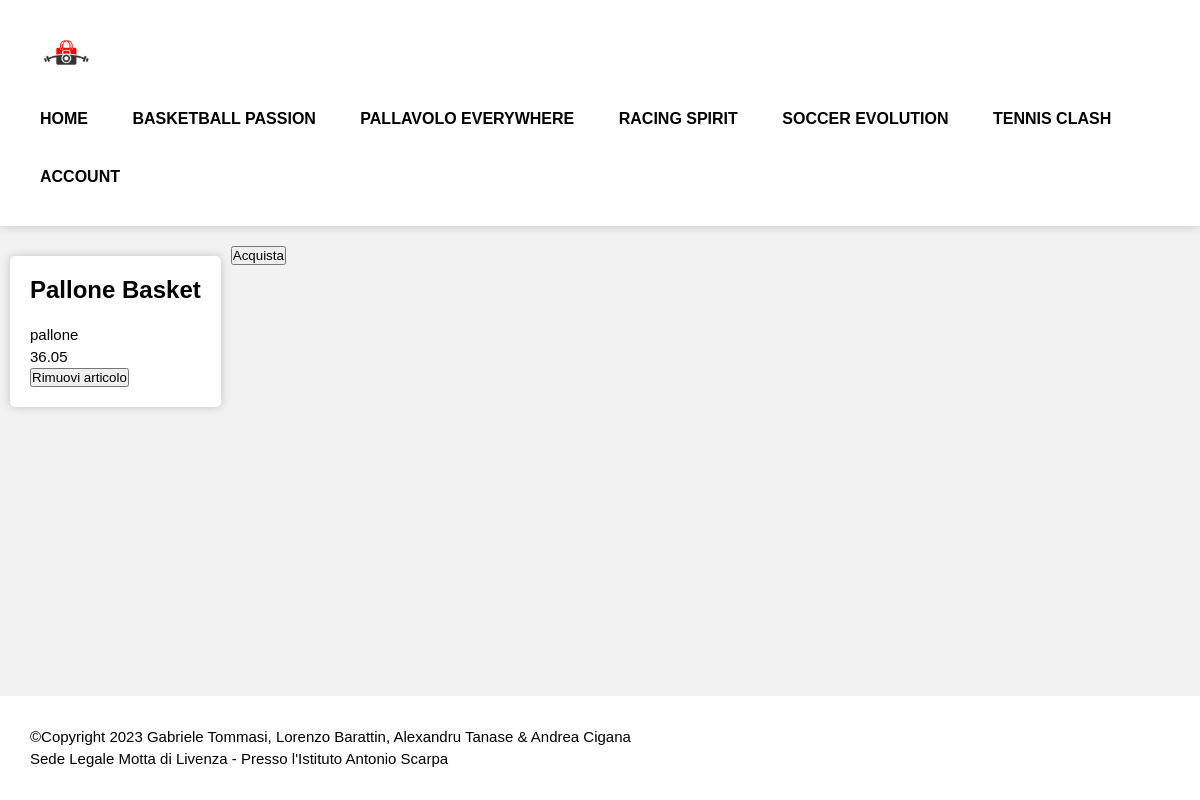
The page /web pages/shop/carrello.php?success=1 (signed in) on the database as committed earlier.
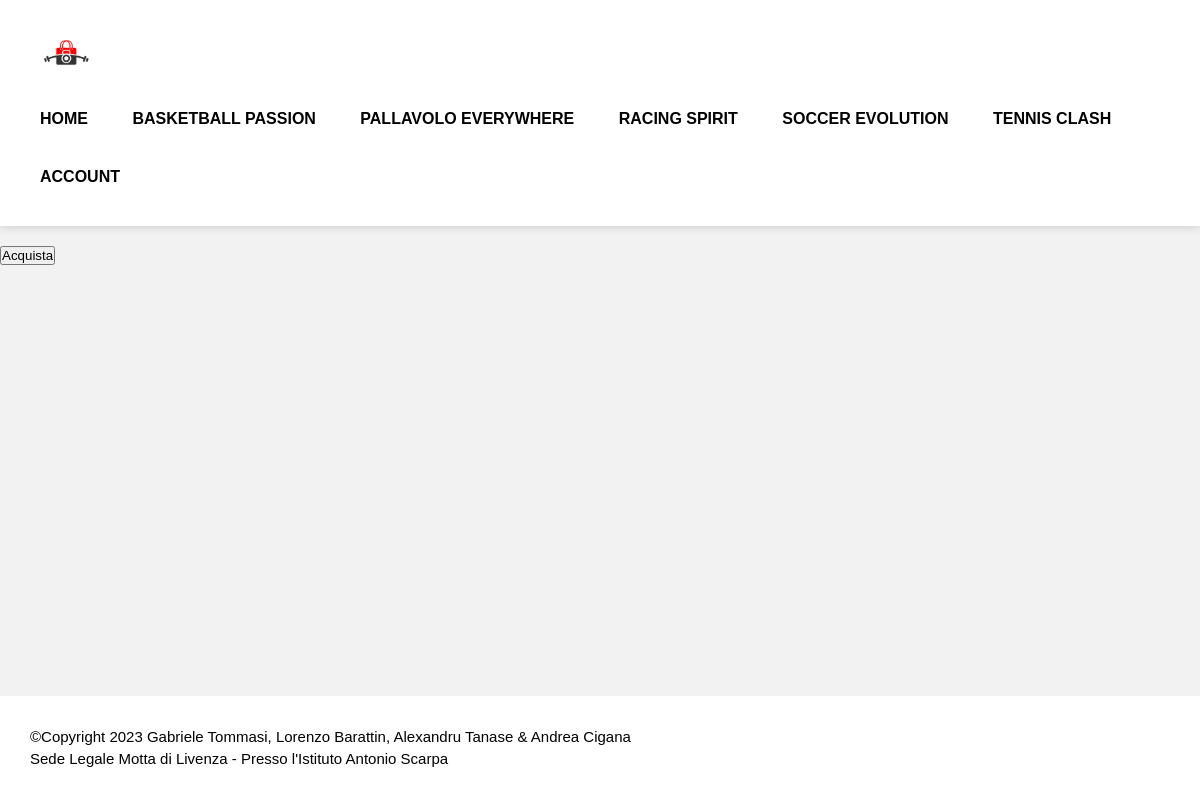
The same page on the database as committed later.
### tables this page shows
CREATE TABLE `acquistare` (
  `id_articolo` int(11) NOT NULL,
  `email_utente` varchar(100) NOT NULL,
  `data/ora_acquisto` datetime NOT NULL,
  `carrello` tinyint(1) DEFAULT NULL,
  `prezzo_pagato` double(4,2) DEFAULT NULL
);

CREATE TABLE `articolo` (
  `quantita` int(3) NOT NULL,
  `tipo_articolo` varchar(25) NOT NULL,
  `nome_articolo` varchar(45) NOT NULL,
  `prezzo_acquisto` double(4,2) NOT NULL,
  `prezzo_vendita` double(4,2) NOT NULL,
  `rincaro` int(2) DEFAULT NULL,
  `ID_articolo` int(11) NOT NULL,
  `nome_magazzino` varchar(30) NOT NULL,
  `cod_offerta` int(11) DEFAULT NULL
);

### web pages/shop/carrello.php (the view, shortened to what this page needs)
<!DOCTYPE html>
<html lang="it">
	<head>
		<link rel="stylesheet" href="../css/shop.css">
	</head>
	<body>
		<header class="header clearfix">
		<a href="" class="header__logo"><img src="../../immagini/logoNegoziSportivi.png" alt="Logo" width="50px" /></a>
			<div class="header__menu animate">
				<div class="header__menu__item"><a href="../home.php">HOME</a></div>
				<div class="header__menu__item"><a href="basketballPassion.php">BASKETBALL PASSION</a></div>
				<div class="header__menu__item"><a href="pallavoloEverywhere.php">PALLAVOLO EVERYWHERE</a></div>
				<div class="header__menu__item"><a href="racingSpirit.php">RACING SPIRIT</a></div>
				<div class="header__menu__item"><a href="soccerEvolution.php">SOCCER EVOLUTION</a></div>
				<div class="header__menu__item"><a href="tennisClash.php">TENNIS CLASH</a></div>
				<div class="header__menu__item"><a href="../account.php">ACCOUNT</a></div>
			</div>
		</header>
		<div class="container">
			<?php
				$db = new mysqli("localhost", "root", "", "accessport");
				$query = "SELECT * FROM articolo
				JOIN acquistare AS a ON a.id_articolo = articolo.ID_articolo WHERE a.email_utente LIKE '" . $_COOKIE["utente"] . "' AND a.carrello = 1;";
				$articoli = $db->query($query);
				foreach($articoli as $a) {
					?>
					<div class="articolo">
						<form action="aggiungi_rimuovi_carrello.php" method="post">
							<h3><?php echo $a["nome_articolo"]; ?></h3>
							<p><?php echo $a["tipo_articolo"]; ?></p>
							<p><?php
								$prezzo = 0;
								if($a["cod_offerta"] == NULL) {
									$prezzo = number_format(($a["prezzo_vendita"] + ($a["prezzo_vendita"]/100*$a["rincaro"])), 2, ",", ".");
									echo $prezzo;
								} else {
									$query_offerta = "SELECT * FROM offerte WHERE ID_offerta = " . $a["cod_offerta"] . " AND data_fine >= CURRENT_DATE;";
									$offerta = $db->query($query_offerta);
									if($offerta->num_rows !== 0) {
										foreach($offerta as $o) {
											echo number_format(($a["prezzo_vendita"] - ($a["prezzo_vendita"]/100*$o["percentuale_sconto"])), 2, ".", ",") . " <s>" . $a["prezzo_vendita"] . "</s><br>";
											$prezzo = number_format(($a["prezzo_vendita"] - ($a["prezzo_vendita"]/100*$o["percentuale_sconto"])), 2, ".", ",");
											echo "Questa offerta è valida fino al " . $o["data_fine"];
										}
									} else {
										$prezzo = number_format(($a["prezzo_vendita"] + ($a["prezzo_vendita"]/100*$a["rincaro"])), 2, ".", ",");
										echo $prezzo;
										$query_rimozione_offerta = "UPDATE articolo SET cod_offerta = NULL WHERE ID_articolo = " . $a["ID_articolo"] . ";";
										$db->query($query_rimozione_offerta);
									}
								}
								$query_prezzo_pagato = "UPDATE acquistare SET prezzo_pagato = '" . $prezzo . "' WHERE id_articolo = " . $a["ID_articolo"] . ";";
								$db->query($query_prezzo_pagato);
							?></p>
							<input type="submit" name="rimuovi" value="Rimuovi articolo"/>
						</form>
					</div>
					<?php
				}
			?>
			<a href="<?php echo $_SERVER['PHP_SELF']; ?>?acquista=1"><input type="button" name="acquista" value="Acquista"/></a>
		</div>
        <footer class="footer">
            <p>©Copyright 2023 Gabriele Tommasi, Lorenzo Barattin, Alexandru Tanase & Andrea Cigana</p>
            <p>Sede Legale Motta di Livenza - Presso l'Istituto Antonio Scarpa</p>
	    </footer>
	</body>
</html>

### web pages/css/shop.css (style rules this page uses)
html,body { height:100%; }
body { background: #eee; }
* { margin: 0; padding: 0; box-sizing: border-box; }
.animate { -webkit-transition: all 0.3s ease-out; transition: all 0.3s ease-out; }
p { line-height: 22px; }
a { color:#16dd94; }
.header { background: #ffffff;max-width: 100%;margin: 0 auto;margin-bottom: 20px;background-color: #fff;padding: 20px;box-shadow: 0 0 10px rgba(0, 0, 0, 0.2);flex-direction: row; }
.header__logo { color:#000000; float:left;display: block;padding:20px;text-decoration: none; }
.header__menu { float:right;margin:0; padding:0; }
.header__menu__item { display: inline-block; font-weight: bold; }
.header__menu__item a { color:#000000;display: block;padding:20px;text-decoration: none }
body { font-family: Arial, sans-serif; background-color: #f2f2f2; }
p { text-align: justify; font-size: 15px; }
header div { display: inline-block; border-radius: 10px; }
.container { width: 100%; height: fit-content; display: flex; flex-direction: row; flex-wrap: wrap; }
img { max-width: 100%; }
.footer { background: #ffffff; padding:30px;color:#000000; margin-top: 40px; position: fixed; bottom: 0; width: 100%; }
.clearfix:after { visibility: hidden; display: block; font-size: 0; content: " "; clear: both; height: 0; }
*:before, *:after { -webkit-box-sizing: border-box; -moz-box-sizing: border-box; box-sizing: border-box; }
h3 { text-align: center; font-size: 24px; margin-bottom: 20px; }
.articolo { max-width: 20%; height: fit-content; margin: 10px; background-color: #fff; padding: 20px; border-radius: 5px; box-shadow: 0 0 10px rgba(0, 0, 0, 0.2); }

Rows that differ between the two databases and show on the page:
removed acquistare: id_articolo.nome_articolo "Pallone Basket", id_articolo.tipo_articolo "pallone", id_articolo.rincaro "36.05"
